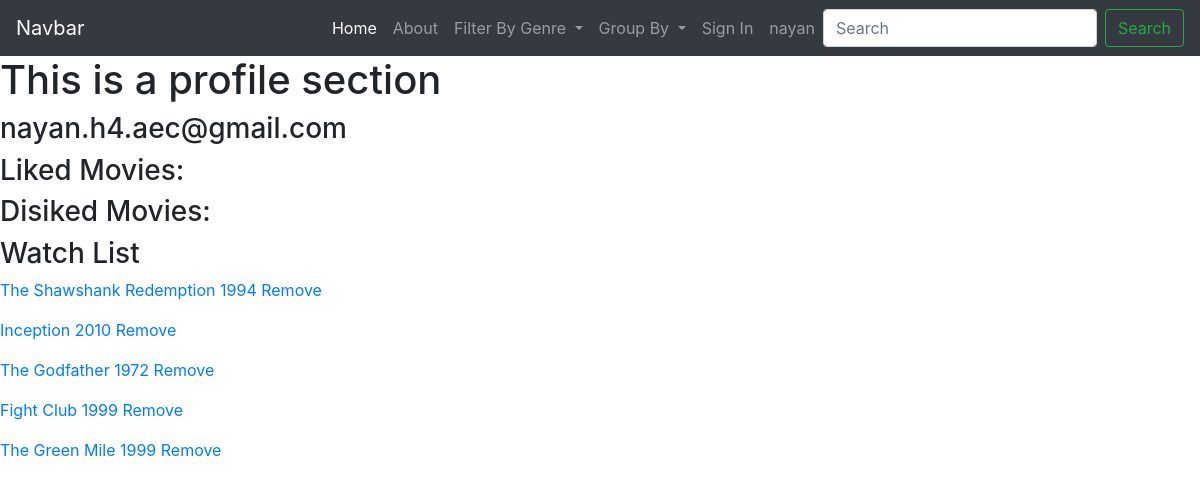
Before: /movie/profile (signed in) with the older database file.
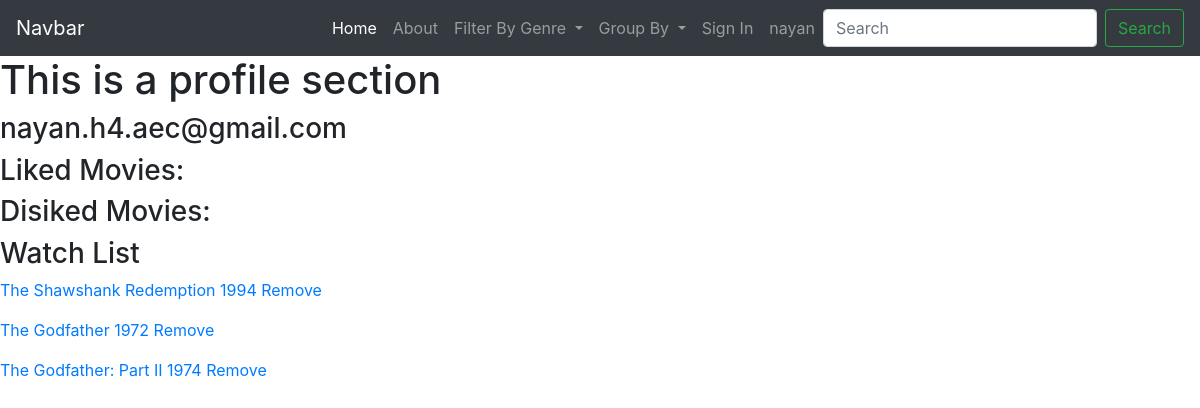
After: the same page with the newer database file.
### movie/models.py (models this page shows, shortened)
class Profile(models.Model):
    Watch_list=models.ForeignKey(Movies, on_delete=models.CASCADE,related_name="watch_later",null=True)
    ProfileLinked=models.ForeignKey(User, on_delete=models.CASCADE,related_name='user')

class Movies(models.Model):
    Director=models.CharField(max_length=30)
    Cast_I=models.CharField(max_length=30)
    Cast_II=models.CharField(max_length=30)
    Name=models.TextField()
    ReleaseYear=models.IntegerField()
    ImdbRating=models.CharField(max_length=3)
    Genre=models.TextField(null=True)
    Language=models.CharField(max_length=20,null=True)
    Like=models.IntegerField()
    Dislike=models.IntegerField()
    Availbility=models.TextField(null=True)
    def __str__(self):
        return f"{self.Name} {self.ReleaseYear}"

### movie/views.py (the view)
# urls.py: path('profile',profile_view,name='profile'),
def profile_view(request):
    obj=Profile.objects.filter(ProfileLinked=request.user)
    return render (request,'movie/profile.html',{'object':obj})

### movie/templates/movie/profile.html (shortened to what this page needs)
{% extends 'movie/base.html' %}
{% block static%}
{% load static %}
<link rel="stylesheet" type="text/css" href="{% static 'movie/style/rating.css' %}">
<link rel="stylesheet" href="https://cdnjs.cloudflare.com/ajax/libs/font-awesome/4.7.0/css/font-awesome.min.css">
{% endblock %}
{% block content %}
<h1>This is a profile section</h1>
<h3>{{request.user.email}}</h3>
<h3>Liked Movies:</h3>
<h3>Disiked Movies:</h3>
<h3>Watch List</h3>
{% for i in object %}
<a href="{% url 'detail' i.pk %}">
<p>{{i.Watch_list}}   <a href="{% url 'nowatchlist' i.pk request.user.username %}">Remove</a> </p>
</a>
{% endfor %}
{% endblock %}

### movie/templates/movie/base.html (shortened to what this page needs)
<!DOCTYPE html>
<html lang="en">
<head>
    {% block static %} {% endblock %}
    <link rel="stylesheet" href="https://stackpath.bootstrapcdn.com/bootstrap/4.5.0/css/bootstrap.min.css">
</head>
<body>
    <nav class="navbar navbar-expand-lg navbar-dark bg-dark">
        <a class="navbar-brand" href="{% url 'list' %}">Navbar</a>
        <div class="collapse navbar-collapse" id="navbarSupportedContent">
          <ul class="navbar-nav ml-auto">
            <li class="nav-item active">
              <a class="nav-link" href="{% url 'list' %}">Home <span class="sr-only">(current)</span></a>
            </li>
            <li class="nav-item">
              <a class="nav-link" href="#">About</a>
            </li>
            <li class="nav-item dropdown">
              <a class="nav-link dropdown-toggle" href="#" id="navbarDropdown" role="button" data-toggle="dropdown" aria-haspopup="true" aria-expanded="false">
                Filter By Genre
              </a>
            </li>
            <li class="nav-item dropdown">
                <a class="nav-link dropdown-toggle" href="#" id="navbarDropdown" role="button" data-toggle="dropdown" aria-haspopup="true" aria-expanded="false">
                  Group By
                </a>
              </li>
              <li class="nav-item">
                <a class="nav-link" href="{% url 'signin' %}">Sign In</a>
              </li>
              <li class="nav-item">
                <a class="nav-link" href="{% url 'profile' %}">
                  {% if user.is_authenticated %}
                  {{user.username}}
                  {% else %}
                  Guest
                  {% endif %}
                </a>
              </li>
          </ul>
          <form class="form-inline my-2 my-lg-0" action="{% url 'search' %}" method="POST">
            <input class="form-control mr-sm-2" type="search" name='search_obj' placeholder="Search" aria-label="Search">
            <button class="btn btn-outline-success my-2 my-sm-0" type="submit">Search</button>
          </form>
        </div>
    </nav>
    {% block content %}
    {% endblock %}
</body>
</html>

Changed rows visible on the page:
removed Profile: Watch_list "Inception 2010"
removed Profile: Watch_list "Fight Club 1999"
removed Profile: Watch_list "The Green Mile 1999"
added Profile: Watch_list "The Godfather: Part II 1974"
